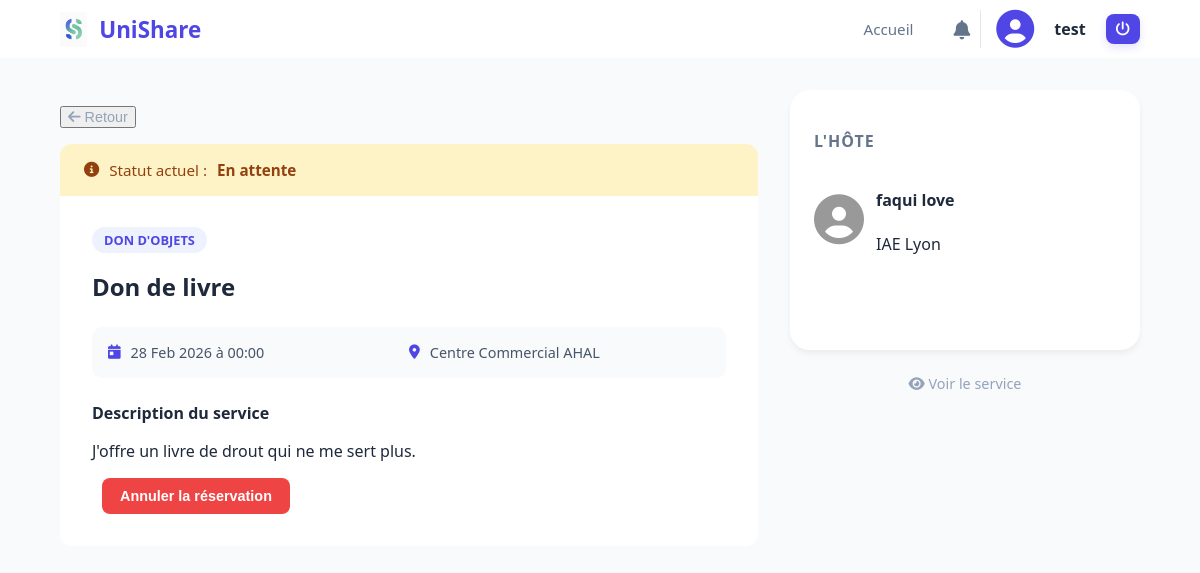
The app's page /services/detail-reservation/4/ (signed in), older data.
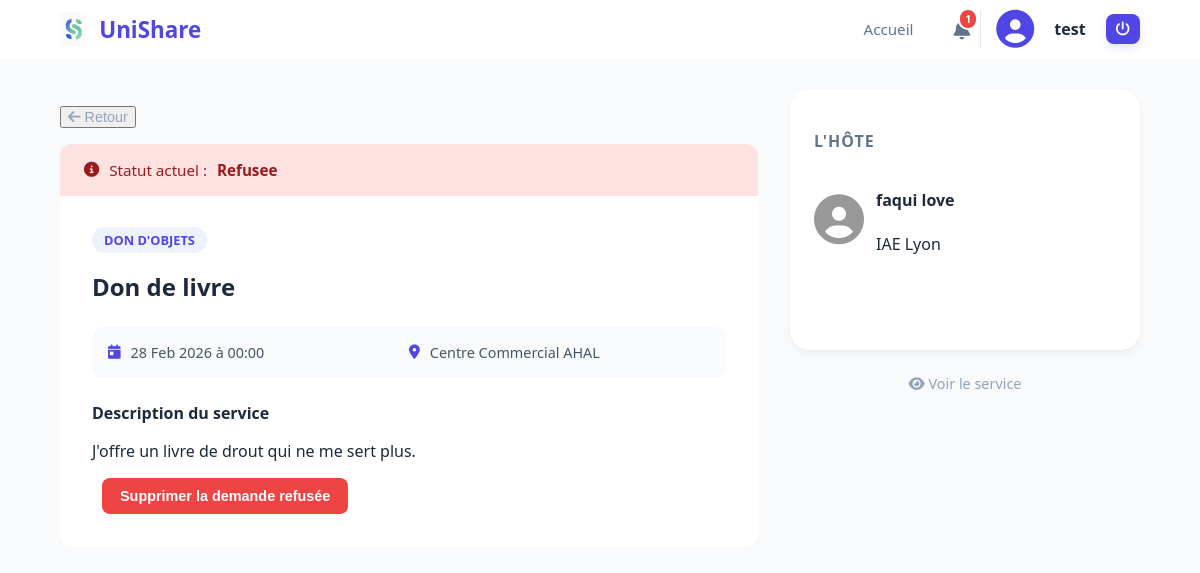
The same page, newer data.
### UniShare/models.py (models this page shows, shortened)
class Reservation(models.Model):
    class StatutReservation(models.TextChoices):
        EN_ATTENTE = "ATT", "En attente"
        ACCEPTEE = "ACC", "Acceptee"
        VALIDEE = "VAL", "Validee"
        REFUSEE = "REF", "Refusee"
    id_reservation = models.AutoField(primary_key=True)
    statut = models.fields.CharField(max_length=3, choices=StatutReservation.choices, default=StatutReservation.EN_ATTENTE)
    date_creation = models.fields.DateTimeField(auto_now_add=True)
    service = models.ForeignKey(Service, on_delete=models.CASCADE, related_name="reservations")
    demandeur = models.ForeignKey(Etudiant, on_delete=models.CASCADE, related_name="reservations")

### UniShare/views.py (the view)
# urls.py: path("services/detail-reservation/<int:id>/", views.detailReservation, name="detailReservation"),
def detailReservation(request, id):
    if 'user_id' not in request.session:
        return HttpResponseRedirect(reverse("connexion"))
    reservation = Reservation.objects.get(id_reservation=id)
    etudiant = Etudiant.objects.get(id=request.session['user_id'])
    if reservation.demandeur != etudiant:
        return HttpResponseRedirect(reverse("mesReservations"))
    return render(request, "UniShare/Reservation/reservationDetail.html", {"reservation": reservation})

### UniShare/utils.py (called while the page is built)
def global_notifications(request):
    nb_notif = 0
    if request.session.get('user_id'):
        try:
            etudiant = Etudiant.objects.get(id=request.session['user_id'])
            notifications = Notification.objects.filter(auteur=etudiant, lu=False).order_by('-date')
            nb_notif = notifications.count()
        except Etudiant.DoesNotExist:
            nb_notif = 0
    return {
        'nb_notif': nb_notif
    }

### UniShare/templates/UniShare/Reservation/reservationDetail.html (shortened to what the changed rows need)
{% extends "UniShare/base.html" %}
{% load static %}
{% block content %}
{% with service=reservation.service %}
<main class="detail-page">
    <div class="container-detail">
        <div class="detail-main">
            <section class="reservation-header-card">
                <div class="status-banner {{ reservation.statut|lower }}">
                    <i class="fas fa-info-circle"></i> Statut actuel : <strong>{{ reservation.get_statut_display }}</strong>
                </div>
                <div class="res-content-box">
                    <span class="badge-type">{{ service.get_type_service_display }}</span>
                    <h1>{{ service.titre }}</h1>
                    <div class="service-mini-grid">
                    </div>
                    <div class="res-description">
                    </div>
                    <form method="post" action="{% url 'annulerReservation' reservation.id_reservation %}" class="confirm-action" data-confirm="Êtes-vous sûr de vouloir annuler cette réservation ?">
                        <button type="submit" class="btn btn-danger">
                            {% if reservation.statut != 'REF' %}
                                Annuler la réservation
                            {% else %}
                                Supprimer la demande refusée
                            {% endif %}
                            </button>
                    </form>
                </div>
            </section>
        </div>
    </div>
</main>
{% endwith %}
{% endblock %}

Row changes from the older to the newer data that the page shows:
changed Reservation: statut "En attente" → "Refusee"
Text that changed along with them:
{{ nb_notif }}: (not shown) → "1"
text no longer shown: "Annuler la réservation"
text now shown: "Supprimer la demande refusée"
